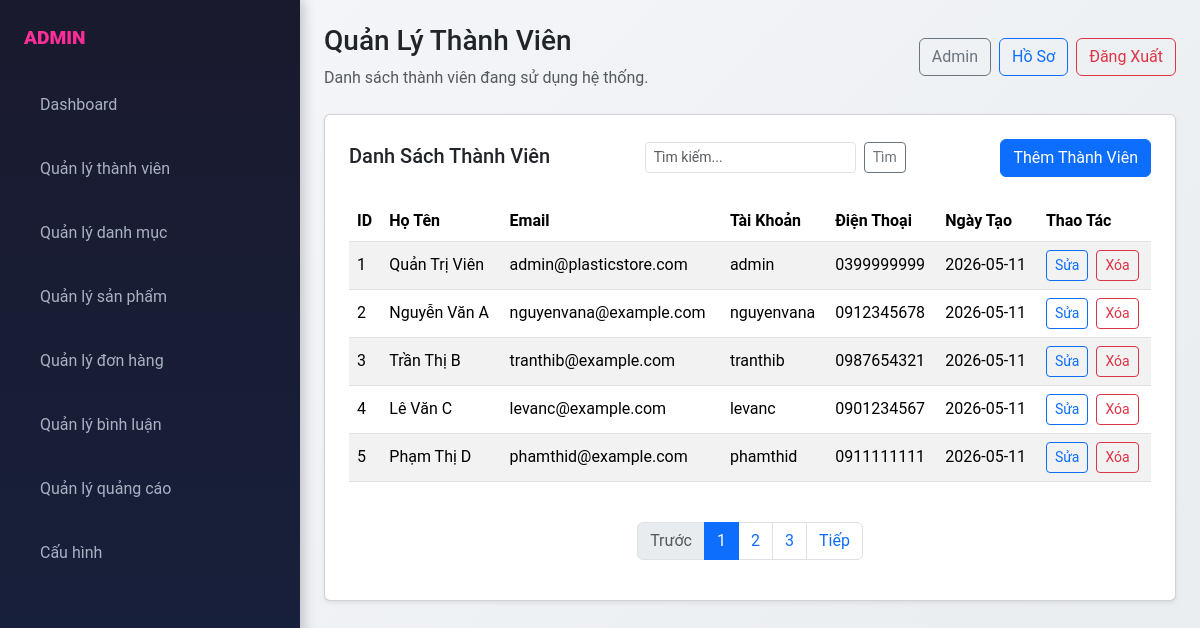
The app's page /admin/index.php?page_layout=user (signed in) with its own data.
### tables this page shows
CREATE TABLE users (
    id INT AUTO_INCREMENT PRIMARY KEY,
    username VARCHAR(100) UNIQUE NOT NULL,
    password VARCHAR(255) NOT NULL,
    email VARCHAR(100) UNIQUE NOT NULL,
    full_name VARCHAR(150),
    phone VARCHAR(20),
    address TEXT,
    created_at TIMESTAMP DEFAULT CURRENT_TIMESTAMP
);

### admin/modules/users/user.php (the view, shortened to what this page needs)
<?php
require_once __DIR__ . '/../../../config/database.php';
$search = isset($_GET['q']) ? trim($_GET['q']) : '';
$where = '';
$sql = "SELECT id, username, email, full_name, phone, created_at FROM users $where ORDER BY created_at DESC";
$result = mysqli_query($conn, $sql);
?>
                <div class="card shadow-sm p-4">
                    <div class="d-flex justify-content-between align-items-center mb-4">
                        <div>
                            <h2 class="h5 mb-1">Danh Sách Thành Viên</h2>
                        </div>
                        <a>
                            <form class="d-flex" role="search" method="GET" action="index.php">
                                <input class="form-control form-control-sm me-2" type="search" name="q" value="<?php echo htmlspecialchars($search); ?>" placeholder="Tìm kiếm..." aria-label="Search">
                                <button class="btn btn-sm btn-outline-secondary" type="submit">Tìm</button>
                            </form>
                        </a>
                        <a href="index.php?page_layout=add_user" class="btn btn-primary">Thêm Thành Viên</a>
                    </div>
                    <div class="table-responsive">
                        <table class="table table-striped align-middle">
                            <thead>
                                <tr>
                                    <th>ID</th>
                                    <th>Họ Tên</th>
                                    <th>Email</th>
                                    <th>Tài Khoản</th>
                                    <th>Điện Thoại</th>
                                    <th>Ngày Tạo</th>
                                    <th>Thao Tác</th>
                                </tr>
                            </thead>
                            <tbody>
                                <?php if ($result && mysqli_num_rows($result) > 0): ?>
                                    <?php while ($row = mysqli_fetch_assoc($result)): ?>
                                        <tr>
                                            <td><?php echo $row['id']; ?></td>
                                            <td><?php echo htmlspecialchars($row['full_name'] ?? 'N/A'); ?></td>
                                            <td><?php echo htmlspecialchars($row['email']); ?></td>
                                            <td><?php echo htmlspecialchars($row['username']); ?></td>
                                            <td><?php echo htmlspecialchars($row['phone'] ?? 'N/A'); ?></td>
                                            <td><?php echo date('Y-m-d', strtotime($row['created_at'])); ?></td>
                                            <td>
                                                <a href="index.php?page_layout=edit_user&id=<?php echo $row['id']; ?>" class="btn btn-sm btn-outline-primary me-1">Sửa</a>
                                                <form method="POST" style="display: inline;">
                                                    <button type="submit" class="btn btn-sm btn-outline-danger" onclick="return confirm('Bạn có chắc muốn xóa thành viên này?')">Xóa</button>
                                                </form>
                                            </td>
                                        </tr>
                                    <?php endwhile; ?>
                                <?php else: ?>
                                    <tr>
                                        <td colspan="7" class="text-center text-muted">Không tìm thấy thành viên nào.</td>
                                    </tr>
                                <?php endif; ?>
                            </tbody>
                        </table>
                    </div>
                    <nav aria-label="Page navigation" class="mt-4">
                        <ul class="pagination justify-content-center">
                            <li class="page-item disabled">
                                <a class="page-link" href="#" tabindex="-1">Trước</a>
                            </li>
                            <li class="page-item active"><a class="page-link" href="#">1</a></li>
                            <li class="page-item"><a class="page-link" href="#">2</a></li>
                            <li class="page-item"><a class="page-link" href="#">3</a></li>
                            <li class="page-item">
                                <a class="page-link" href="#">Tiếp</a>
                            </li>
                        </ul>
                    </nav>
                </div>
                </div>

### admin/css/admin.css (style rules this page uses)
body { background: linear-gradient(135deg, #f5f7fa 0%, #e9ecef 100%); font-family: 'Roboto', sans-serif; }

### records on screen
users: id "1", full_name "Quản Trị Viên", email "admin@plasticstore.com", username "admin", phone "0399999999", created_at "2026-05-11"
users: id "2", full_name "Nguyễn Văn A", email "nguyenvana@example.com", username "nguyenvana", phone "0912345678", created_at "2026-05-11"
users: id "3", full_name "Trần Thị B", email "tranthib@example.com", username "tranthib", phone "0987654321", created_at "2026-05-11"
users: id "4", full_name "Lê Văn C", email "levanc@example.com", username "levanc", phone "0901234567", created_at "2026-05-11"
users: id "5", full_name "Phạm Thị D", email "phamthid@example.com", username "phamthid", phone "0911111111", created_at "2026-05-11"

### other values on screen
$_SESSION['user_login']['user_full'] "Admin"
